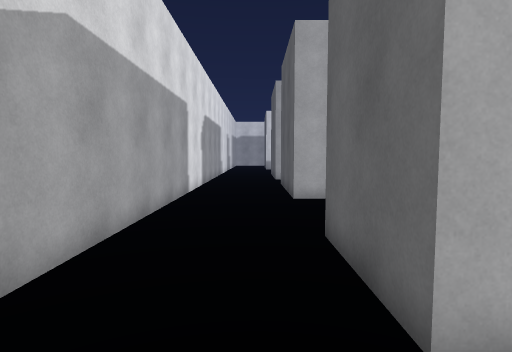
View 1 (above)

24 first-person views from a walk through a Unity game level. The camera is 1.4 m above the floor, tilts 4° down and sees 80° across. The floor is counted in squares, 1 m on a side. Each view is taken from the middle of a square. On the plan, view 1 faces up. The plan holds only what a view shows up to about 14 squares ahead; the rest is blank. The place goes on beyond the plan. The player character is not drawn. Some animated figures are left out.

View 2
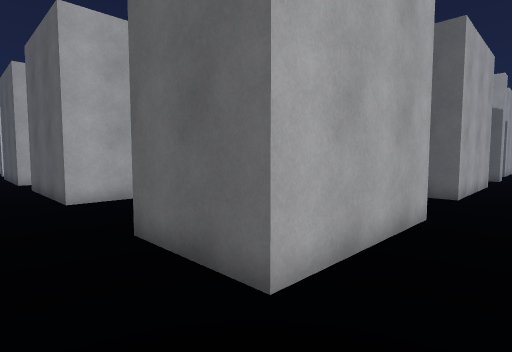

View 3
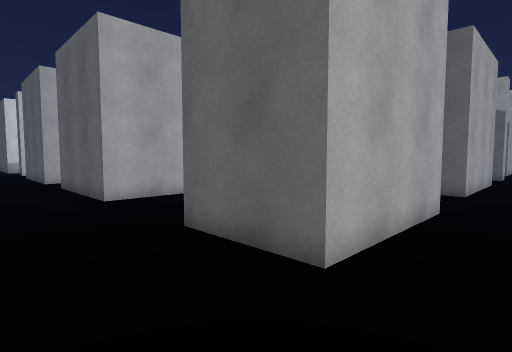

View 4
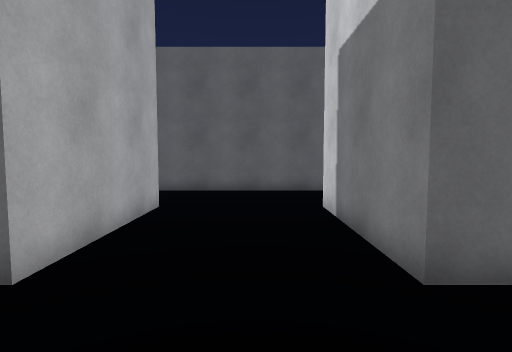

View 5
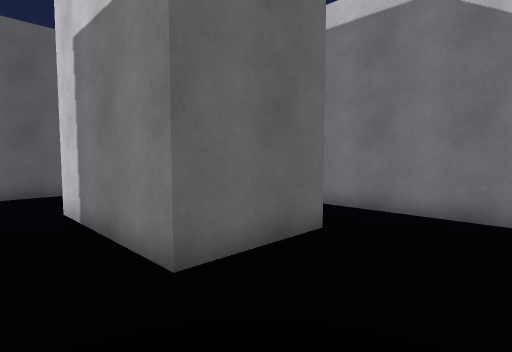

View 6
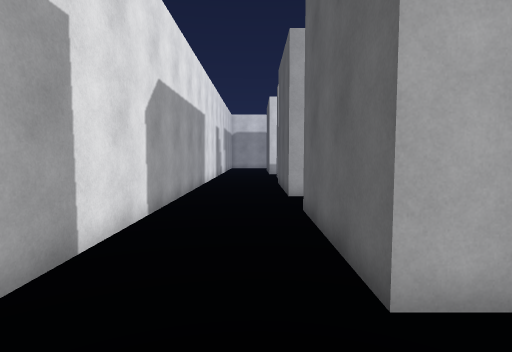

View 7
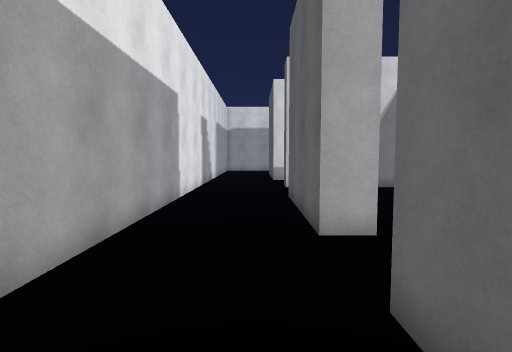

View 8
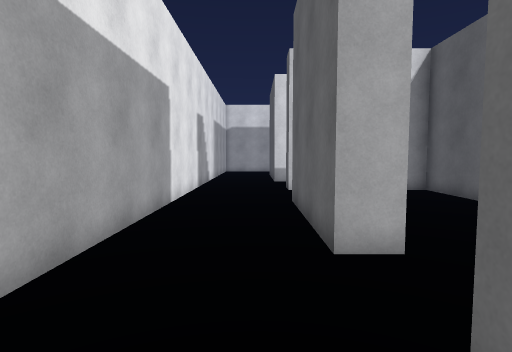

View 9
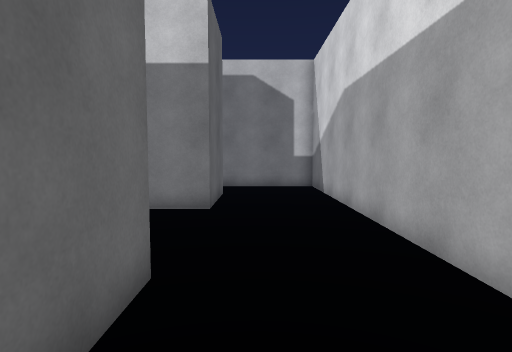

View 10
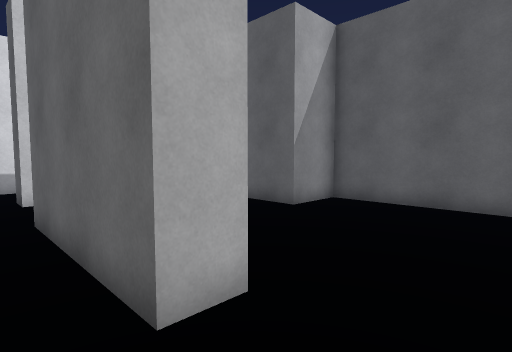

View 11
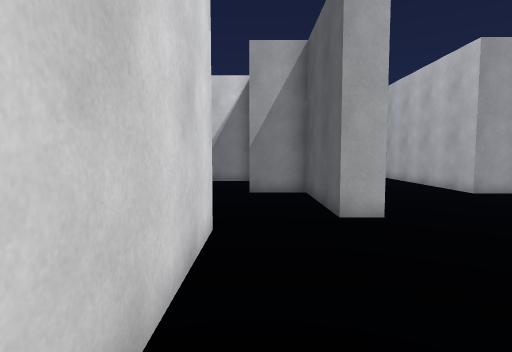

View 12
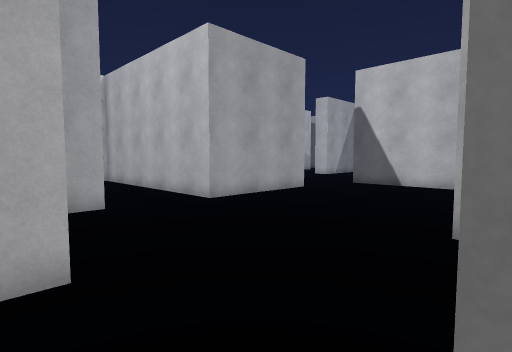

View 13
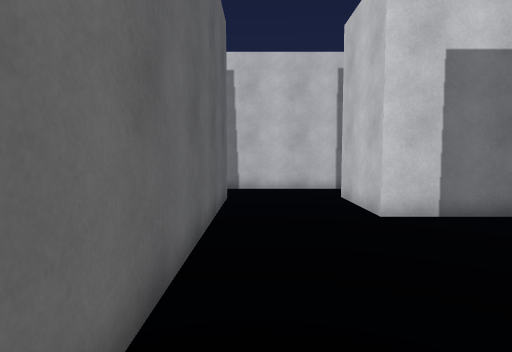

View 14
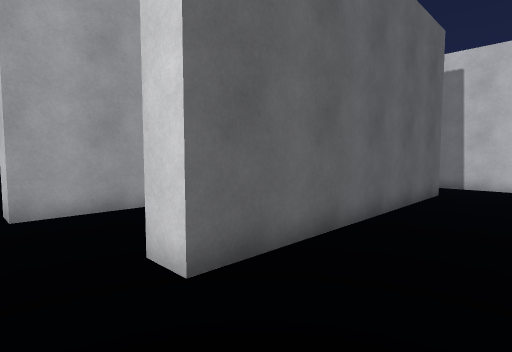

View 15
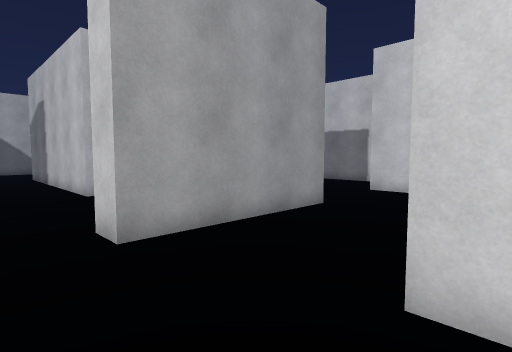

View 16
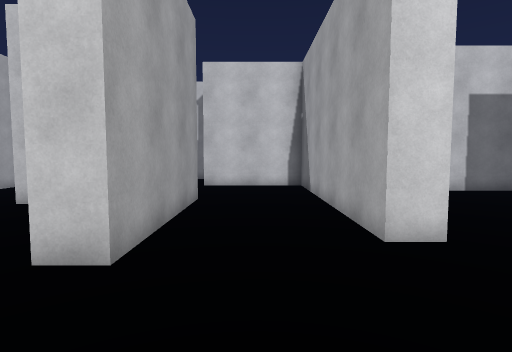

View 17
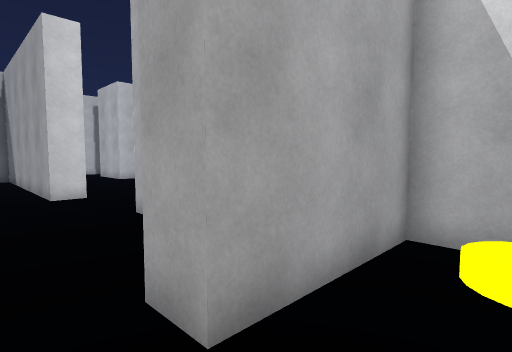

View 18
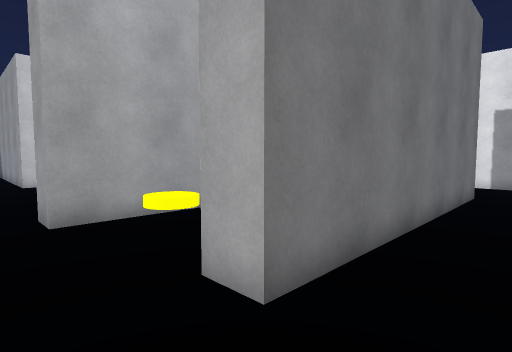

View 19
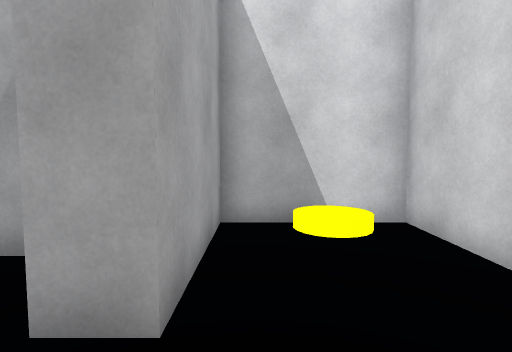

View 20
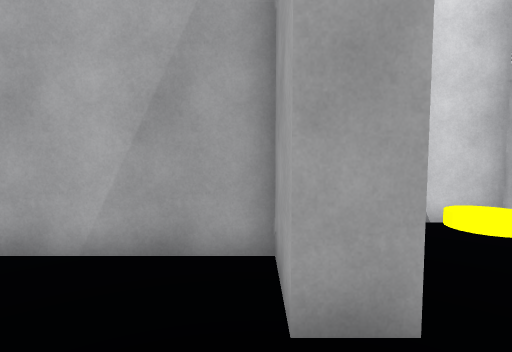

View 21
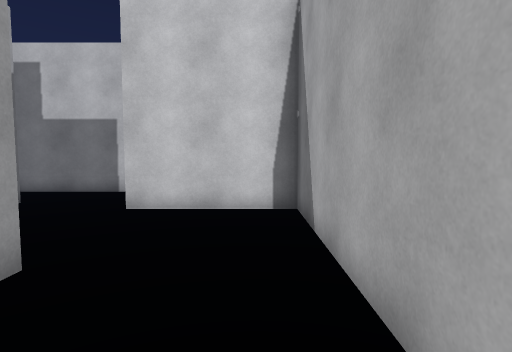

View 22
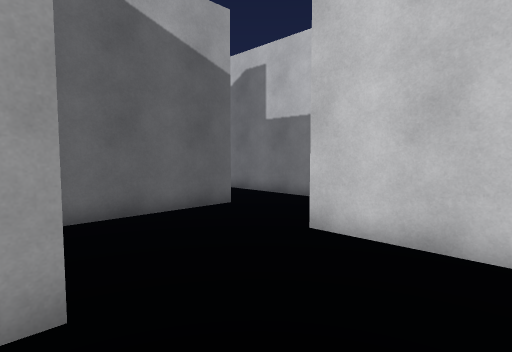

View 23
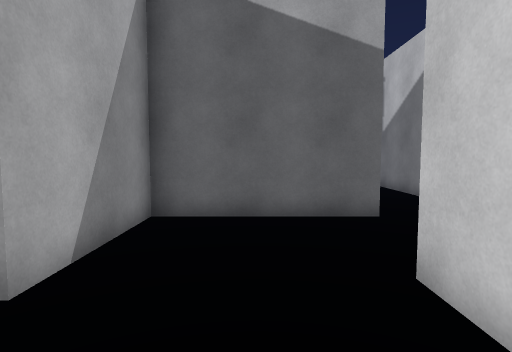

View 24
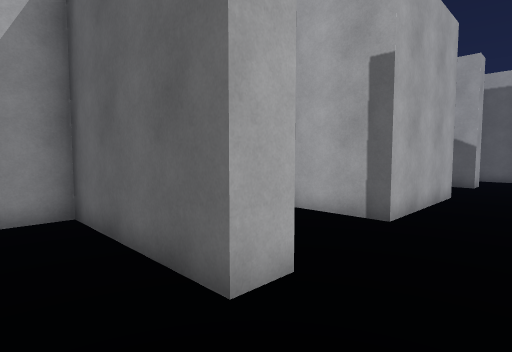

### Floor plan
Points are (right, up) in squares from view 1. A wall is a line through its corners. A room is listed if a view was taken in it or the views show most of it. See-through windows are left out.
Room 1 (views 1, 2, 3, 4, 5, 6, 7, 8, 9, 10, 11, 12, 13, 15, 16, 17, 18, 19, 20, 21, 22, 23, 24)
walls: (21.1, 11.8) (26.6, 11.8); (23.2, 14.9) (23.2, 17.8); (19.4, 8.4) (19.9, 8.4); (20, 20) (14.8, 20) (14.8, 26); (19.9, 2.2) (18.8, 2.2) (18.8, 7.4) (14.8, 7.4) (14.8, 13.2) (15.9, 13.2); (15.4, 2.2) (9.9, 2.2) (9.9, 12.2) (10.9, 12.2) (10.9, 3.2) (15.4, 3.2); (6.2, 13.6) (6.2, 9.9); (6.2, 9.6) (1.2, 9.6) (1.2, 14.6); (16.9, -0.5) (25.5, -0.5); (28.5, 2.5) (23.4, 2.5) (23.4, 5); (10.4, 25.1) (7.8, 25.1) (7.8, 21.3) (11.8, 21.3) (11.8, 20.3) (9.9, 20.3) (9.9, 15.7) (8.9, 15.7); (6.2, 5.2) (6.2, 2) (1.2, 2) (1.2, 5.2) (6.2, 5.2); (33.4, 2.5) (32.3, 2.5) (32.3, 3.4); (1.2, 17.2) (1.2, 22.2); (5.4, -0.5) (10.6, -0.5); (1.2, 25) (1.2, 26.1) (10.9, 26.1) (10.9, 25); (-2.5, 27) (-2.5, -0.5) (2.9, -0.5)
ways out: opening at (1.5, 15.5) to room 2; opening at (7.3, 15) to room 2
objects: yellow disc (10, 23) to (11, 23)
Room 2 (view 14)
walls: (2.1, 17.2) (1.2, 17.2); (6.2, 14.6) (6.2, 13.6); (8.9, 15.7) (8.9, 20.3) (6.8, 20.3) (6.8, 25.1) (5.2, 25.1)
ways out: opening at (1.5, 15.5) to room 1; opening at (7.3, 15) to room 1

Where each view was taken, in squares from view 1:
view 1: 0 up, 0 right, facing up
view 2: 0 up, 1 left, facing up-right
view 3: 0 up, 2 left, facing up-right
view 4: 7 up, 2 left, facing right
view 5: 7 up, 2 left, facing down-right
view 6: 7 up, 0 right, facing up
view 7: 12 up, 0 right, facing up
view 8: 13 up, 0 right, facing up
view 9: 13 up, 0 right, facing down
view 10: 15 up, 0 right, facing up-right
view 11: 9 up, 7 right, facing up
view 12: 12 up, 9 right, facing up-right
view 13: 12 up, 9 right, facing down
view 14: 14 up, 7 right, facing down-right
view 15: 15 up, 10 right, facing down-right
view 16: 17 up, 13 right, facing down
view 17: 23 up, 13 right, facing down-left
view 18: 28 up, 13 right, facing down-left
view 19: 22 up, 14 right, facing left
view 20: 20 up, 14 right, facing left
view 21: 11 up, 12 right, facing down
view 22: 8 up, 12 right, facing down-right
view 23: 5 up, 12 right, facing right
view 24: 0 up, 17 right, facing up-right
